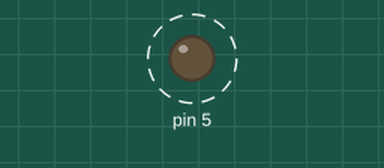
This sketch was run on a simulated Arduino Uno, built with avr-gcc and run on an emulated ATmega328P. Shown: output pins drawn as LEDs (lit = HIGH). Dashed ring = blinking. Pins used as bus, display or sensor lines are not drawn.

Above: at 0.3 s.
Timing chart, 0 to 5.8 s (numbered marks = the images above):
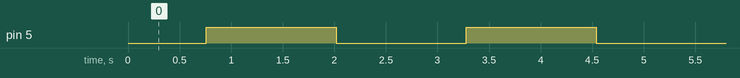

The sketch:

Stepper_Motor_Both_Directions.ino
```cpp
int Distance = 0;  // Record the number of steps we've taken

void setup() {
  pinMode(5, OUTPUT);
  pinMode(6, OUTPUT);
  digitalWrite(5, LOW);
  digitalWrite(6, LOW);
}

void loop() {
  digitalWrite(6, HIGH);
  delayMicroseconds(100);
  digitalWrite(6, LOW);
  delayMicroseconds(100);
  Distance = Distance + 1;   // record this step

  // Check to see if we are at the end of our move
  if (Distance == 3600)
  {
    // We are! Reverse direction (invert DIR signal)
    if (digitalRead(5) == LOW)
    {
      digitalWrite(5, HIGH);
    }
    else
    {
      digitalWrite(5, LOW);
    }
    // Reset our distance back to zero since we're
    // starting a new move
    Distance = 0;
    // Now pause for half a second
    delay(500);
  }
}
```

Measured:
- by itself, pin 5: alternates HIGH for 1.3 s and LOW for 1.3 s
